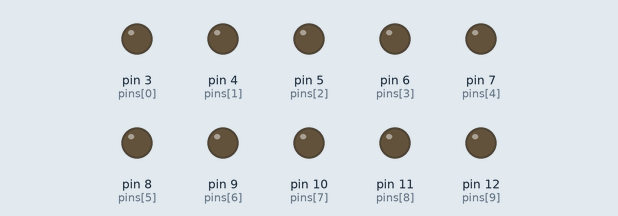
Recording of a sketch running on a simulated Arduino Uno, built with avr-gcc and run on an emulated ATmega328P. Parts: output pins drawn as LEDs (lit = HIGH).

Above: at 0.12 s.
At 0.87 s:
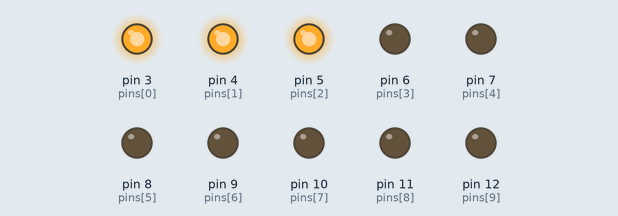
At 1.62 s:
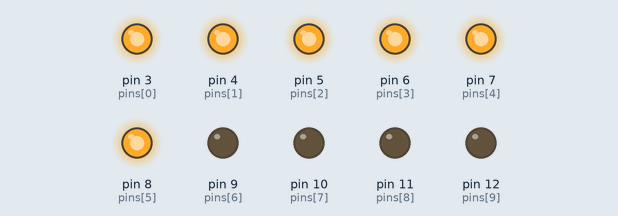
At 3.12 s:
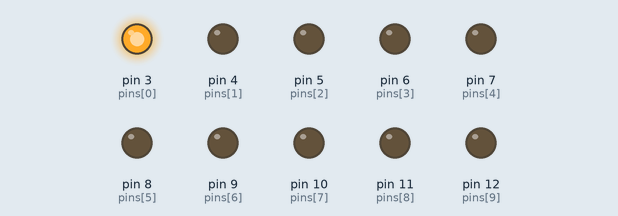
At 4.62 s:
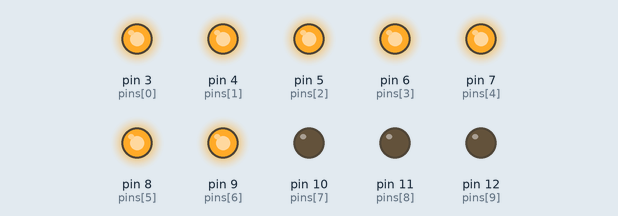
At 6.12 s:
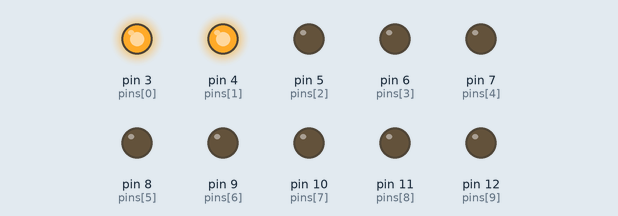
Timing chart, 0 to 6.4 s (numbered marks = the images above):
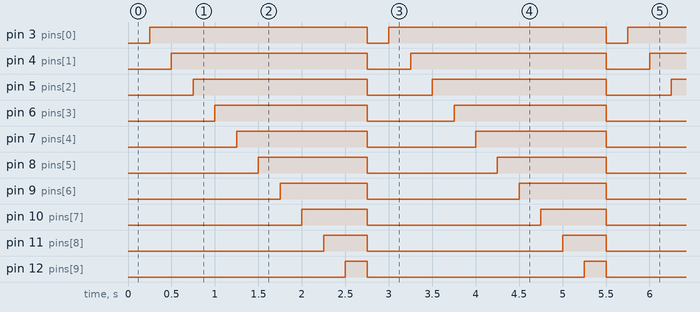

Measured:
- by itself, pin 3 (pins[0]): alternates HIGH for 2.5 s and LOW for 0.25 s
- by itself, pin 4 (pins[1]): alternates HIGH for 2.3 s and LOW for 0.50 s
- by itself, pin 5 (pins[2]): alternates HIGH for 2.0 s and LOW for 0.75 s
- by itself, pin 6 (pins[3]): alternates HIGH for 1.8 s and LOW for 1.0 s
- by itself, pin 7 (pins[4]): alternates HIGH for 1.5 s and LOW for 1.3 s
- by itself, pin 8 (pins[5]): alternates HIGH for 1.3 s and LOW for 1.5 s
- by itself, pin 9 (pins[6]): alternates HIGH for 1.0 s and LOW for 1.8 s
- by itself, pin 10 (pins[7]): alternates HIGH for 0.75 s and LOW for 2.0 s

The sketch:

arduino-uni-color-led-light-bar.ino
```cpp
int pins[] = { 3, 4, 5, 6, 7, 8, 9, 10, 11, 12 };

void setup() {

  for (int i = 0; i < 10; i++) {
    pinMode(pins[i], OUTPUT);
  }
}

void setSize(int size) {

  for (int i = 0; i < 10; i++) {

    if (i + 1 <= size) {
      digitalWrite(pins[i], HIGH);
    } else {
      digitalWrite(pins[i], LOW);
    }
  }
}

void loop() {
  for (int i = 0; i <= 10; i++) {
    setSize(i);
    delay(250);
  }
}
```
